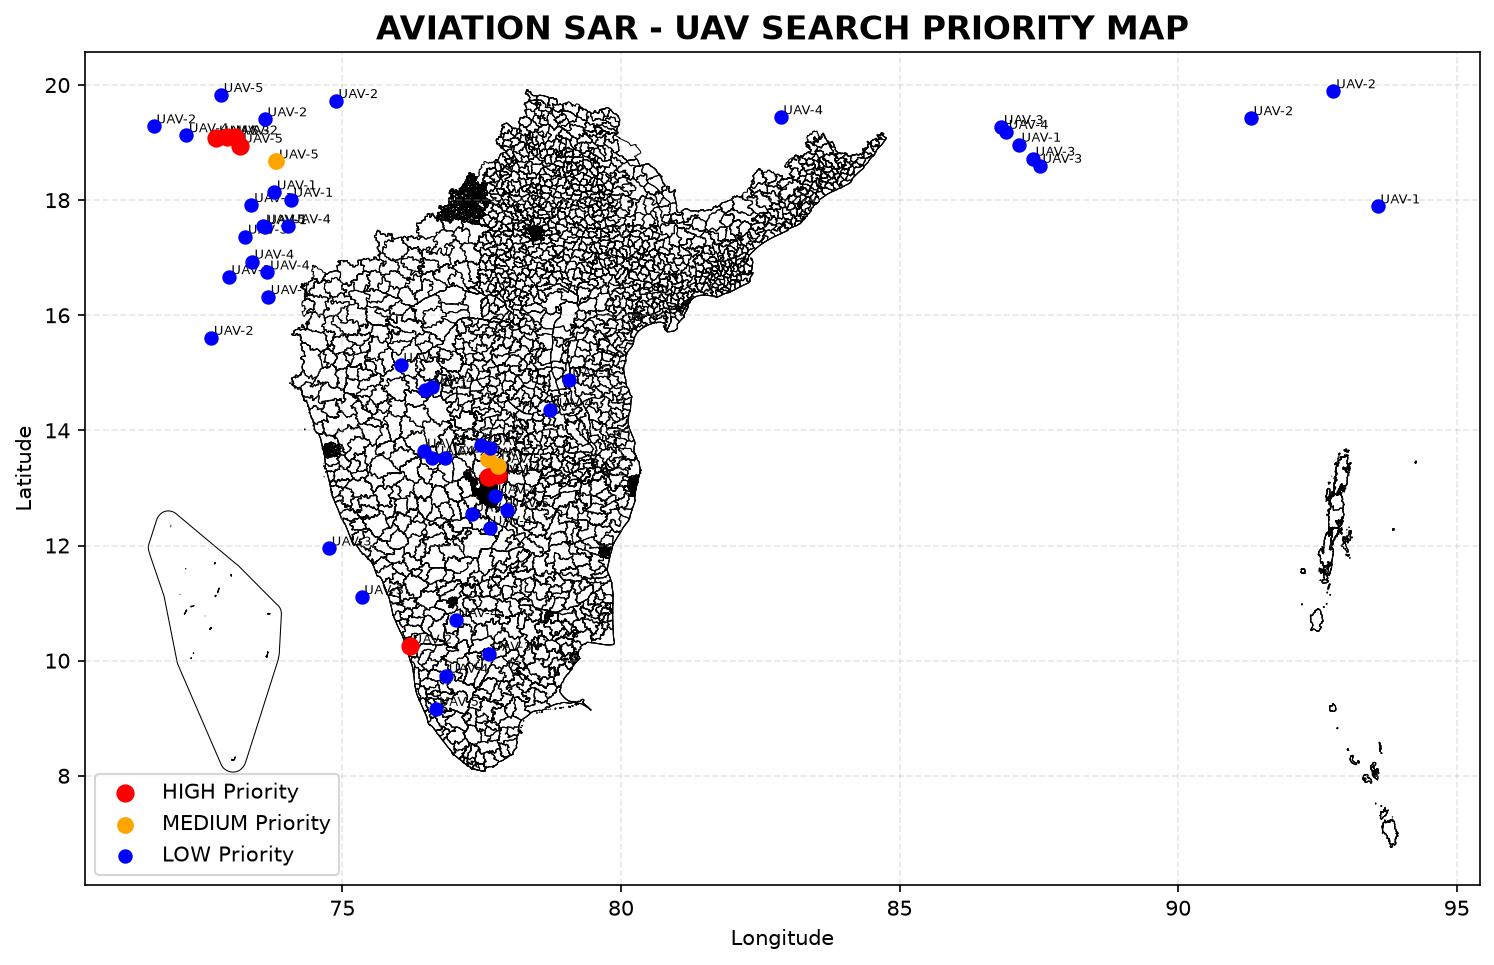

Source code (Python):
import geopandas as gpd
import pandas as pd
import matplotlib.pyplot as plt

print("=" * 50)
print("AVIATION SAR - UAV SEARCH MAP")
print("=" * 50)

# ==================================================
# 1. Load administrative map from GeoPackage
# ==================================================

map_file = r"D:\AviationSAR\dataset\map\southern-zone.gpkg"
layer_name = "gis_osm_adminareas_a_free"

print("\nLoading administrative boundaries...")

admin = gpd.read_file(
    map_file,
    layer=layer_name
)

print("Administrative features:", len(admin))
print("CRS:", admin.crs)

# ==================================================
# 2. Load UAV search plan
# ==================================================

uav_file = r"D:\AviationSAR\dataset\flight\uav_search_plan_india.csv"

print("\nLoading UAV search plan...")

df = pd.read_csv(uav_file)

print("Total UAV records:", len(df))

# ==================================================
# 3. Keep only aircraft inside map region
# ==================================================

min_lon = 71.5
max_lon = 94.3
min_lat = 6.7
max_lat = 19.9

india_df = df[
    (df["longitude"] >= min_lon) &
    (df["longitude"] <= max_lon) &
    (df["latitude"] >= min_lat) &
    (df["latitude"] <= max_lat)
].copy()

print("Aircraft inside map region:", len(india_df))

# ==================================================
# 4. Convert UAV points to GeoDataFrame
# ==================================================

uav_points = gpd.GeoDataFrame(
    india_df,
    geometry=gpd.points_from_xy(
        india_df["longitude"],
        india_df["latitude"]
    ),
    crs="EPSG:4326"
)

# Convert map to WGS84
if admin.crs != "EPSG:4326":
    admin = admin.to_crs("EPSG:4326")

# ==================================================
# 5. Generate map
# ==================================================

print("\nGenerating UAV search map...")

fig, ax = plt.subplots(figsize=(12, 10))

# Administrative boundaries
admin.plot(
    ax=ax,
    facecolor="none",
    edgecolor="black",
    linewidth=0.5
)

# ==================================================
# 6. Plot search priorities
# ==================================================

priority_settings = {
    "HIGH": {
        "color": "red",
        "size": 60
    },
    "MEDIUM": {
        "color": "orange",
        "size": 50
    },
    "LOW": {
        "color": "blue",
        "size": 35
    }
}

for priority, settings in priority_settings.items():

    subset = uav_points[
        uav_points["search_priority"] == priority
    ]

    if len(subset) > 0:

        subset.plot(
            ax=ax,
            color=settings["color"],
            markersize=settings["size"],
            label=f"{priority} Priority",
            zorder=5
        )

# ==================================================
# 7. Add UAV numbers
# ==================================================

for _, row in india_df.iterrows():

    ax.text(
        row["longitude"] + 0.05,
        row["latitude"] + 0.05,
        f"UAV-{int(row['uav_id'])}",
        fontsize=6
    )

# ==================================================
# 8. Map information
# ==================================================

ax.set_title(
    "AVIATION SAR - UAV SEARCH PRIORITY MAP",
    fontsize=16,
    fontweight="bold"
)

ax.set_xlabel("Longitude")
ax.set_ylabel("Latitude")

ax.legend()

ax.grid(
    True,
    linestyle="--",
    alpha=0.3
)

# ==================================================
# 9. Save map
# ==================================================

output_file = r"D:\AviationSAR\uav_search_map.png"

plt.savefig(
    output_file,
    dpi=150,
    bbox_inches="tight"
)

plt.close()

print("\nMap saved to:")
print(output_file)

print("\n==========================================")
print("UAV SEARCH MAP COMPLETED")
print("==========================================")
